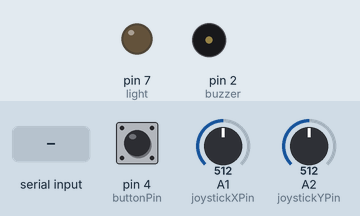
A sketch run on a simulated Arduino Uno, built with avr-gcc and run on an emulated ATmega328P. On the bench: output pins drawn as LEDs (lit = HIGH), buzzer (waves = sounding, pin HIGH). Dashed ring = blinking. The inputs (shaded band) are chosen by the test bench; at power-on: pin 4 (buttonPin) HIGH, A1 (joystickXPin) = 512, A2 (joystickYPin) = 512. What the sketch prints to the serial monitor is not drawn.

Above: at 1.2 s.
1.3 s: "1" received over Serial
At 1.43 s:
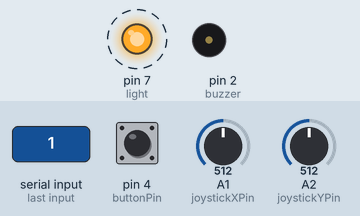
Timing chart, 0 to 4.3 s (numbered marks = the images above; inputs shaded):
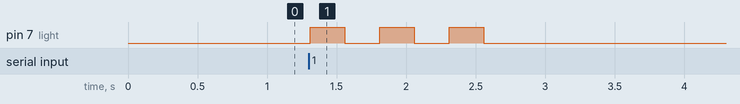

The sketch:

sketch.ino
```cpp
const int joystickXPin = A1;
const int joystickYPin = A2;
const int buttonPin = 4;
const int buzzer = 2;
const int light = 7;

void setup() {
  Serial.begin(9600);
  pinMode(buttonPin, INPUT_PULLUP);
  pinMode(buzzer, OUTPUT);
  pinMode(light, OUTPUT);
}

void loop() {
  int joystickX = analogRead(joystickXPin);
  int joystickY = analogRead(joystickYPin);
  int buttonState = !digitalRead(buttonPin);
  int lightState = digitalRead(light);

  Serial.print(joystickX);
  Serial.print(",");
  Serial.print(joystickY);
  Serial.print(",");
  Serial.println(buttonState);

   if (Serial.available() > 0) {
    int incomingByte = Serial.read();


    if (incomingByte == '1') {
      for (int i = 0; i < 3; i++) {
        digitalWrite(light, HIGH); // Turn on the LED
        delay(250);                // Wait for 250 milliseconds
        digitalWrite(light, LOW);  // Turn off the LED
        delay(250);                // Wait for 250 milliseconds before the next blink
      }
    }
  }


  delay(100);
}
```

Measured:
- after the input at 1.3 s, pin 7 (light): alternates HIGH for 0.25 s and LOW for 0.25 s, 6 changes in all, then stays LOW, starting at once
